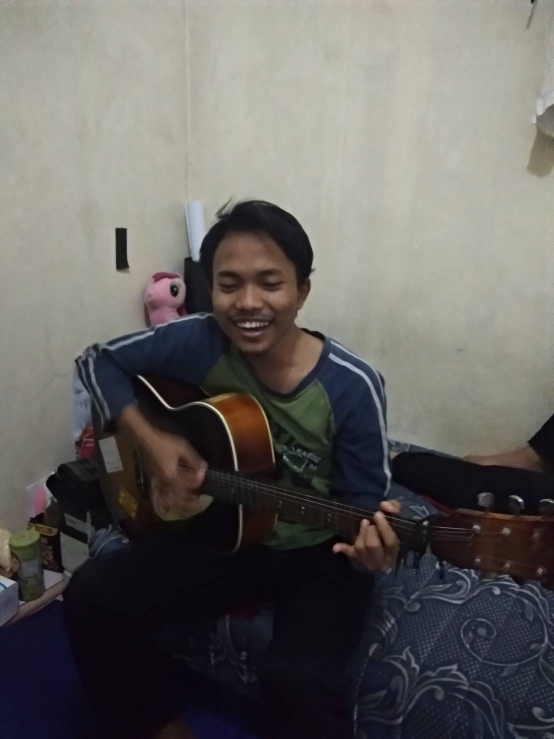
#> input picture aldi1.jpg, 1108 x 1477 px (shown at 1/2 size)
$ python 'Compare two photos.py'
#> lines starting #> are read from the running program, lines starting #| are printed output that depends on the picture; long printed decimals are rounded
import numpy as np
import cv2

#opencv-python dan opencv contrib python 3.4.2.17
image1 = cv2.imread("aldi1.jpg")
#> image1 is the input picture: shape (1477, 1108, 3); mean B, G, R 96.3, 99.1, 101.7
image2= cv2.imread('aldi2.jpg')
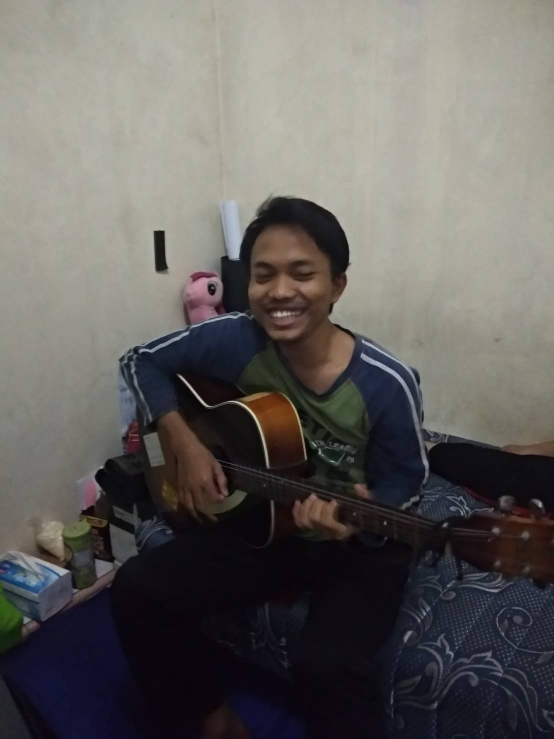
#> input picture aldi2.jpg, 1108 x 1477 px (shown at 1/2 size)
#> image2 is the input picture: shape (1477, 1108, 3); mean B, G, R 94.1, 96.7, 99.6
#1)check if 2 images are equals
if image1.shape == image2.shape:
	print('the images have same size and channels')
	difference = cv2.subtract (image1, image2)
	r,g,b = cv2.split(difference)
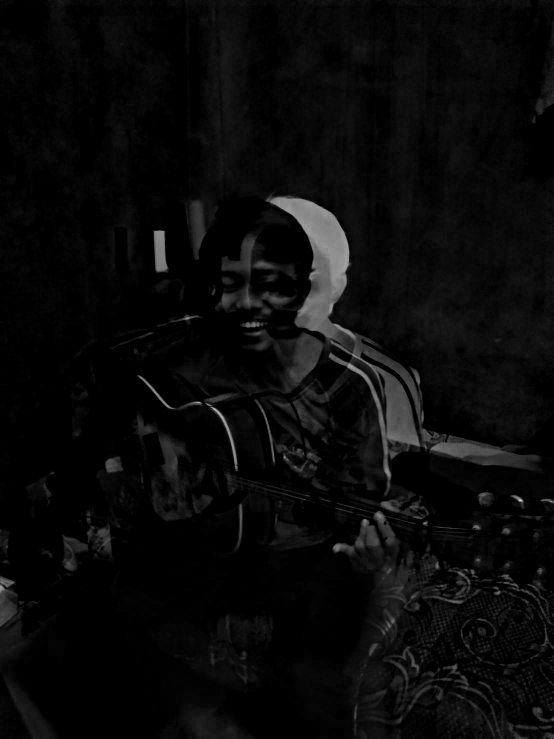
#> r: shape (1477, 1108) (shown at 1/2 size); min 0, max 240, mean 9.7
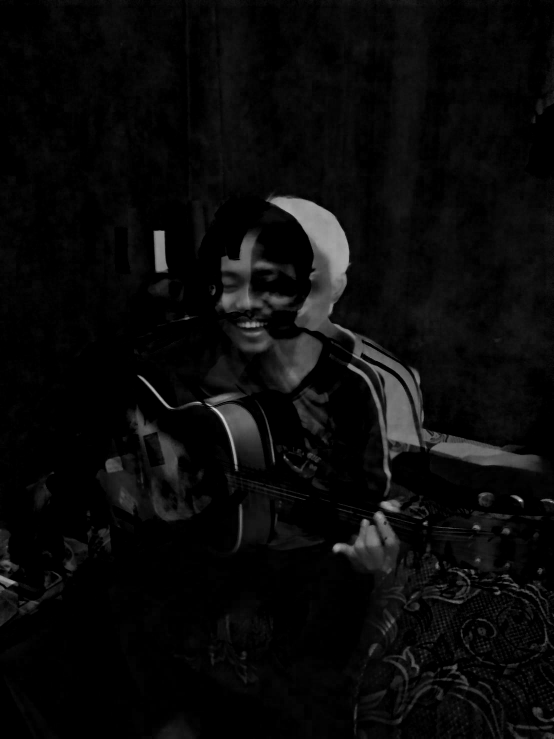
#> b: shape (1477, 1108) (shown at 1/2 size); min 0, max 232, mean 10.1
	if cv2.countNonZero(b) == 0 and cv2.countNonZero(g) == 0 and cv2.countNonZero(r)==0:
		print('the images are completely equal')
	else:
		print('the images are not equal')

#2) check error
def mse(image1, image2):
    # the 'Mean Squared Error' between the two images is the
    # sum of the squared difference between the two images;
    # NOTE: the two images must have the same dimension
    err = np.sum((image1.astype("float") - image2.astype("float")) ** 2)
#> err = 5.19e+09
    err /= float(image1.shape[0] * image2.shape[1])
#> err = 3171.5

    # return the MSE, the lower the error, the more "similar"
    # the two images are
    return err

z = mse(image1, image2)
#> z = 3171.5
print('nilai error adalah',z)
#| nilai error adalah 3171.544

# 3) check for similaritie between the 2 images
sift = cv2.xfeatures2d.SIFT_create()
kp_1, desc_1 = sift.detectAndCompute(image1, None)
#> kp_1 = 1249 keypoints; strongest (x, y, size): (1040, 1000, 5.1), (244, 526, 20), (675, 1095, 11.1), (851, 1046, 5.6)
kp_2, desc_2 = sift.detectAndCompute(image2, None)
#> kp_2 = 1617 keypoints; strongest (x, y, size): (319, 474, 17.2), (322, 529, 19), (1080, 1009, 7), (470, 508, 15.4)

index_params = dict(algorithm=0, trees=5)
search_params = dict()
flann =  cv2.FlannBasedMatcher(index_params, search_params)
matches = flann.knnMatch (desc_1, desc_2, k=2)
#> matches = 1249 matches

result = cv2.drawMatchesKnn(image1, kp_1, image2, kp_2, matches, None)
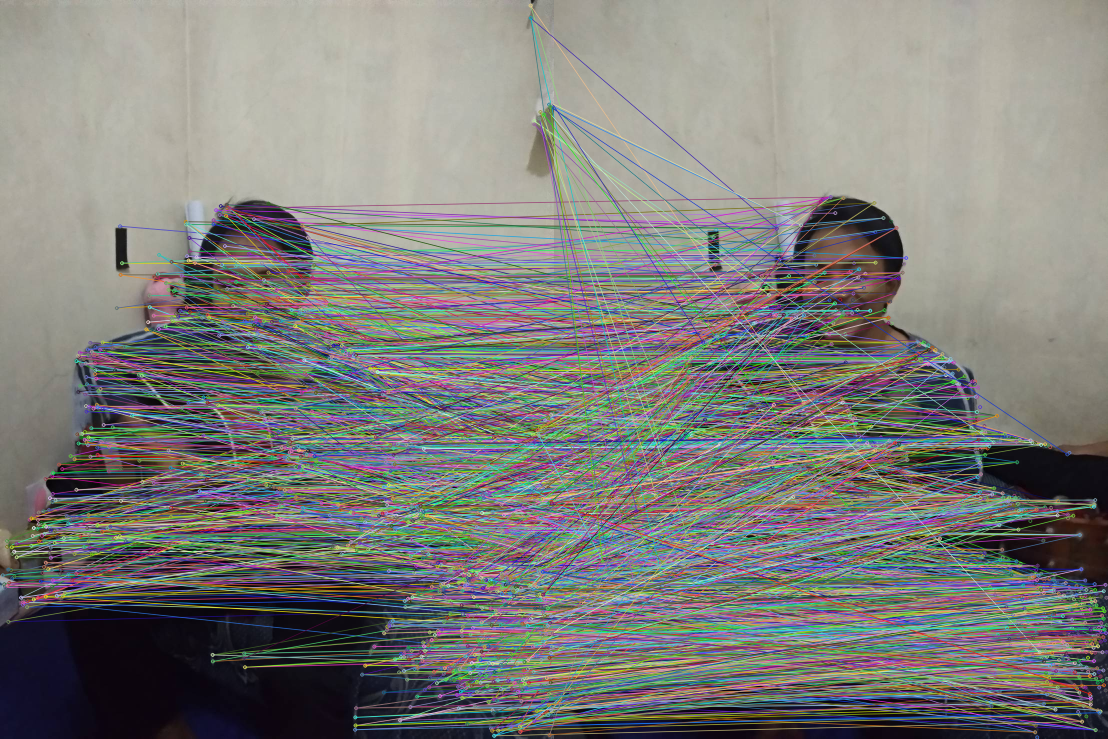
#> result: shape (1477, 2216, 3) (shown at 1/2 size); mean B, G, R 122.5, 126.1, 126.7

original_img = cv2.hconcat((image1, image2))
cv2.imwrite('resultsimilarity.jpg',result)
cv2.imwrite('difference.jpg',difference)
cv2.imshow('original',cv2.resize(original_img,None, fx=0.4, fy=0.4))
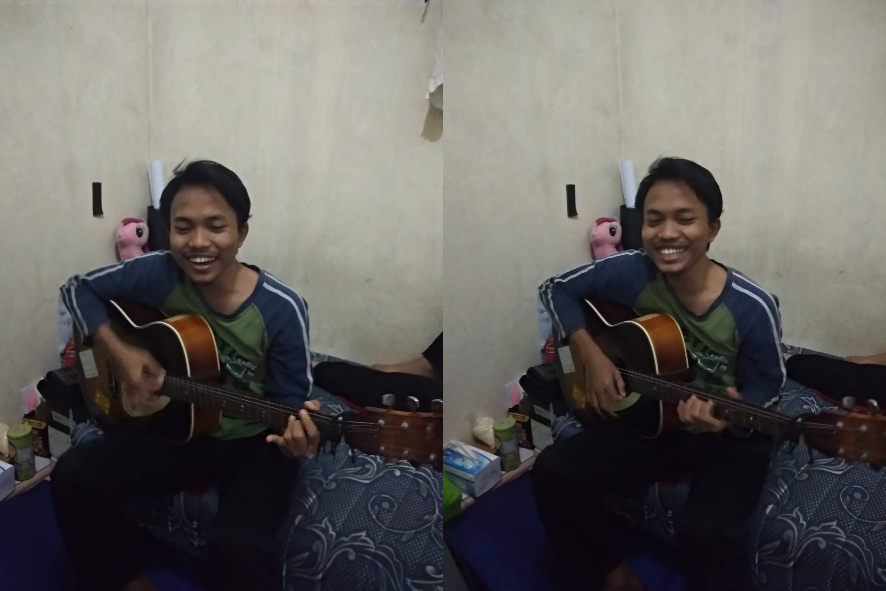
#> window 'original': shape (591, 886, 3); mean B, G, R 95.2, 97.9, 100.6
cv2.imshow('difference', cv2.resize(difference,None, fx=0.4, fy=0.4))
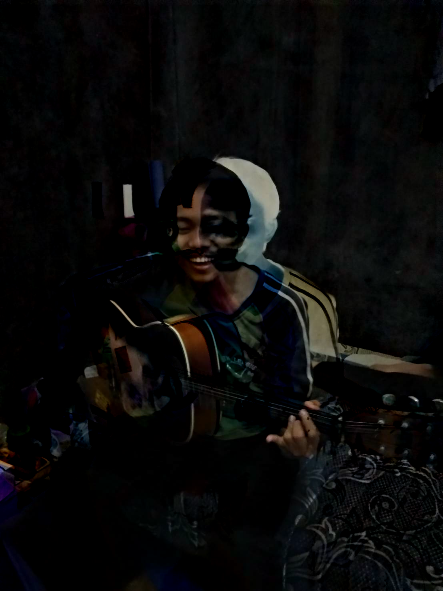
#> window 'difference': shape (591, 443, 3); mean B, G, R 9.7, 10, 10.1
cv2.imshow('result', cv2.resize(result,None, fx=0.4, fy=0.4))
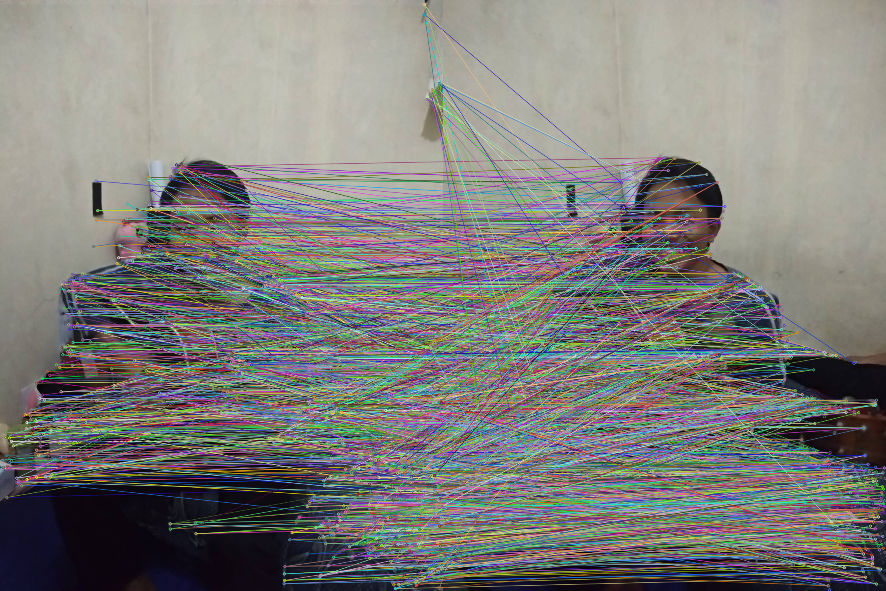
#> window 'result': shape (591, 886, 3); mean B, G, R 122.4, 126.1, 126.7
cv2.waitKey(0)
cv2.destroyAllWindows()
